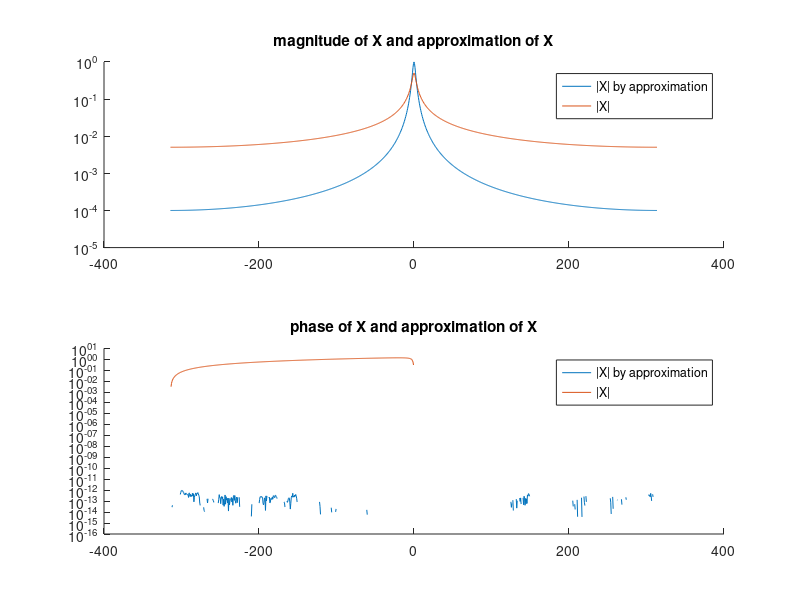
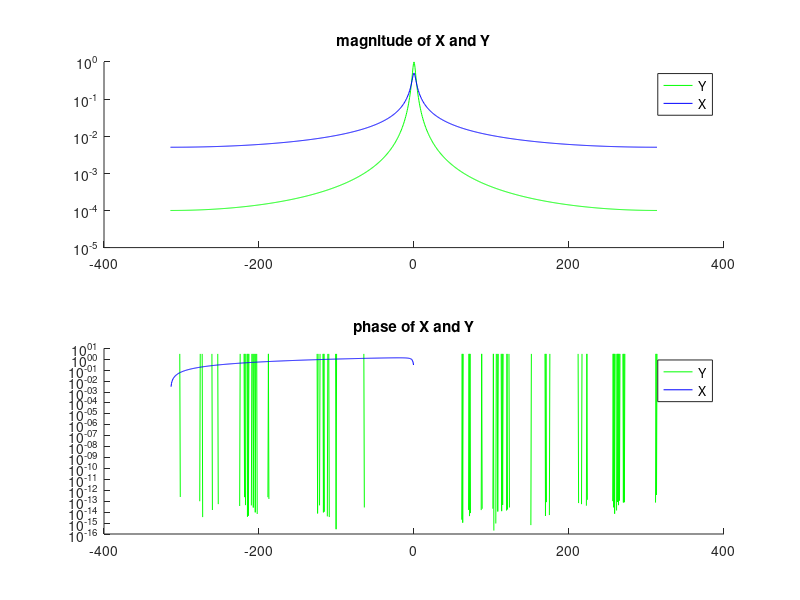

These figures' MATLAB source, in order:
% 4.2(a)

% 4.2(b)
tau = 0.01
T = 10
N = T/tau

t = [0:tau:T-tau]
y = exp(-2 * abs(t-5))

%4.2(c)
Y = fftshift(tau*fft(y))

%4.2(d
w = -(pi/tau)+(0:N-1)*(2*pi/(N*tau))

%4.2(e)
X = exp(j*5*w).*Y

%4.2(f)
magnitudeX_app = abs(X)
phaseX_app = angle(X)

x = exp(-2 * abs(t))
X2 = fftshift(tau * fft(x))
magnitudeX = abs(X2)
phaseX = angle(X2)

figure;
subplot(2, 1, 1)
hold on
semilogy(w, magnitudeX_app , w, magnitudeX)
legend('|X| by approximation', '|X|', 'Location', 'northeast');
title('magnitude of X and approximation of X');
subplot(2, 1, 2)
hold on
semilogy(w, phaseX_app, w, phaseX)
legend('|X| by approximation', '|X|', 'Location', 'northeast');
title('phase of X and approximation of X');
saveas(gcf, "plots/P4_2_f_out1.png")
close

%4.2(g)
magnitudeY = abs(Y)
phaseY = angle(Y)

figure;
subplot(2, 1, 1)
hold on
semilogy(w, magnitudeY , 'g')
semilogy(w, magnitudeX, 'b')
legend('Y', 'X', 'Location', 'northeast');
title('magnitude of X and Y');
subplot(2, 1, 2)
hold on
semilogy(w, phaseY, 'g')
semilogy(w, phaseX, 'b')
legend('Y', 'X', 'Location', 'northeast');
title('phase of X and Y');
saveas(gcf, "plots/P4_2_f_out2.png")
close
